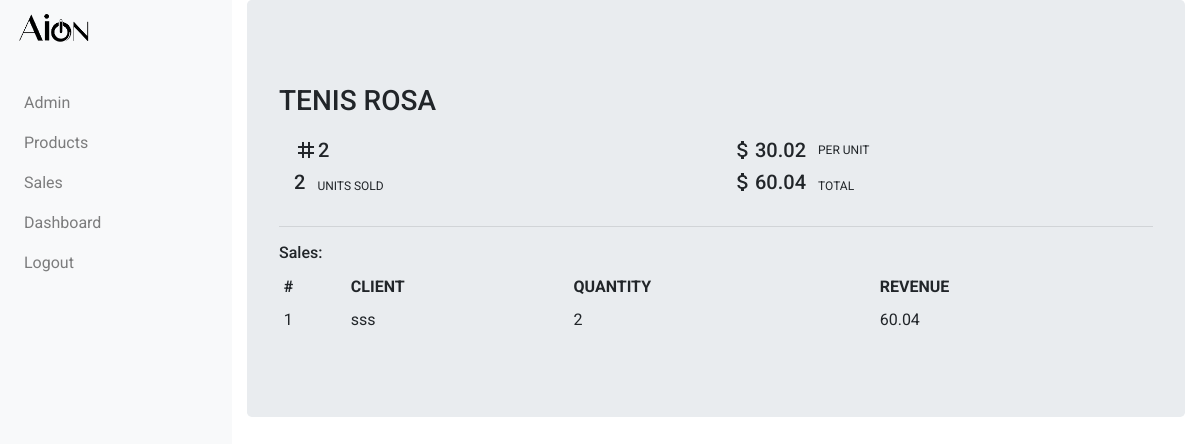
The page /sales_app/products/2/ on the database as committed earlier.
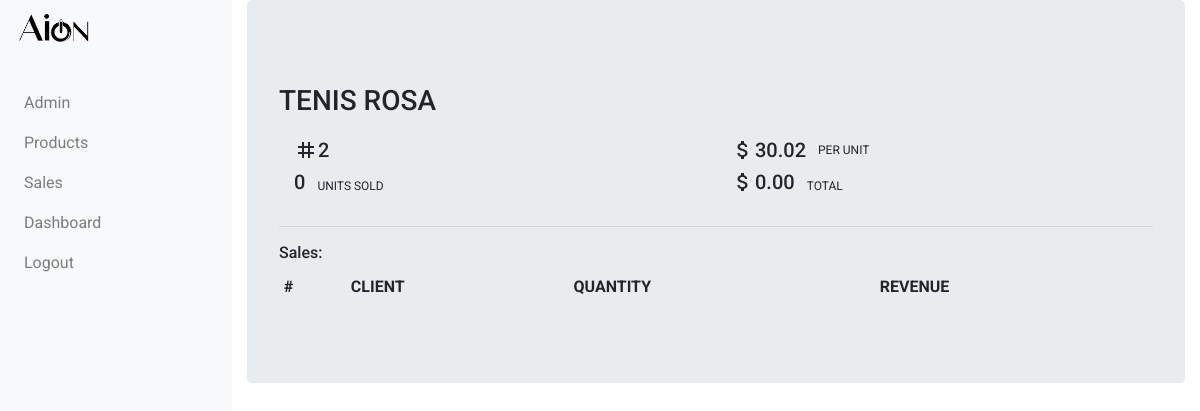
The same page on the database as committed later.
### sales_app/models.py (models this page shows, shortened)
class Product(models.Model):
    name = models.CharField(max_length=256, unique=True)
    price = models.DecimalField(decimal_places=2, max_digits=32)
    def get_total_sales(self):
        total_sales = self.sales.aggregate(Sum('quantity'))
        if total_sales['quantity__sum'] == None:
            return 0
        return total_sales['quantity__sum']
    def get_total_revenue(self):
        total_revenue = self.sales.aggregate(Sum('amount'))
        if total_revenue['amount__sum'] == None:
            return 0
        return total_revenue['amount__sum']

class Sale(models.Model):
    product_name = models.ForeignKey(Product, related_name='sales', on_delete=models.CASCADE)
    client_name = models.CharField(max_length=256)
    quantity = models.PositiveIntegerField()
    amount = models.DecimalField(decimal_places=2, max_digits=32, blank=True, null=True)

### sales_app/views.py (the view)
# urls.py: path('products/<int:pk>/', views.ProductDetailView.as_view(), name='product_detail'),
class ProductDetailView(DetailView):
    context_object_name = 'product_detail'
    model = models.Product
    template_name = 'sales_app/product_detail.html'

### sales_app/templates/sales_app/product_detail.html
{% extends "sales_app/sales_app_base.html" %}
{% block body_block %}
<div class="jumbotron">
  <h3 class="page-header">
    {{product_detail.name.upper}}
  </h3>
  <div class="container">
    <div class="row">
      <div class="col-6">
        <div class="row id-detail">
          <span class="material-icons md-24 id-hash">tag</span>
          <h5 class="id-text">{{product_detail.id}}</h5>
        </div>
      </div>
      <div class="col-6">
        <div class="row id-detail">
          <span class="material-icons md-24 id-hash">attach_money</span>
          <h5 class="id-text">{{product_detail.price}}</h5>
          <p class="tiny-text">PER UNIT</p>
        </div>
      </div>
    </div>
    <div class="row">
      <div class="col-6">
        <div class="row id-detail">
          <h5>{{product_detail.get_total_sales}} </h5>
          <p class="tiny-text">UNITS SOLD</p>
        </div>
      </div>
      <div class="col-6">
        <div class="row id-detail">
          <span class="material-icons md-24 id-hash">attach_money</span>
          <h5>{{product_detail.get_total_revenue|floatformat:2}} </h5>
          <p class="tiny-text">TOTAL</p>
        </div>
      </div>
    </div>
  </div>
  <hr>
  <h6>Sales: </h6>
  <table class="table table-sm table-hover table-borderless">
    <thead>
      <tr>
        <th scope="col">#</th>
        <th scope="col">CLIENT</th>
        <th scope="col">QUANTITY</th>
        <th scope="col">REVENUE</th>
      </tr>
    </thead>
    <tbody>
      {% for sale in product_detail.sales.all %}
      <tr>
        <td>{{sale.pk}}</td>
        <td>{{sale.client_name}}</td>
        <td>{{sale.quantity}}</td>
        <td>{{sale.amount}}</td>
      </tr>
      {% endfor %}
    </tbody>
  </table>
</div>
{% endblock %}

Rows that differ between the two databases and show on the page:
no longer on this page (row edited): Sale: pk "1", client_name "sss", quantity "2", amount "60.04"
computed for Product "TENIS ROSA": get_total_sales "2" → "0"; get_total_revenue "60.04" → "0.00"
